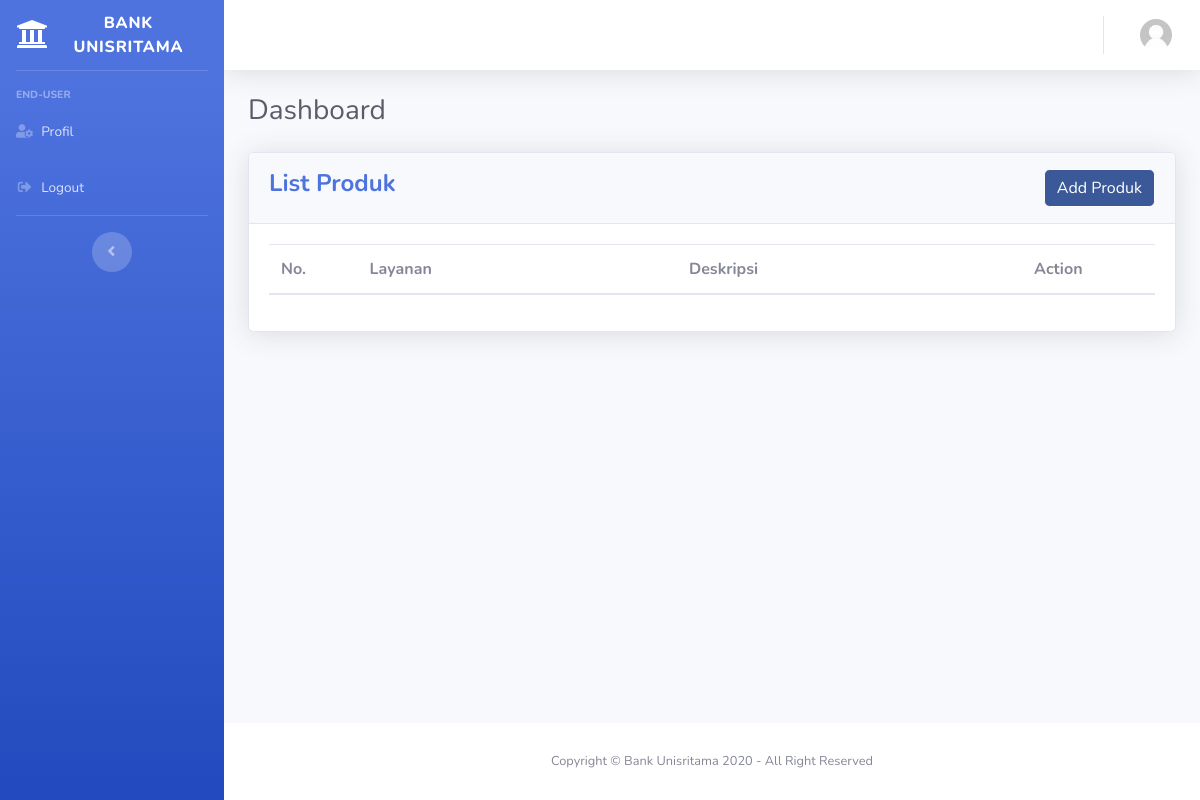
/index.php/admin/layanan, run on an earlier commit of the app's database.
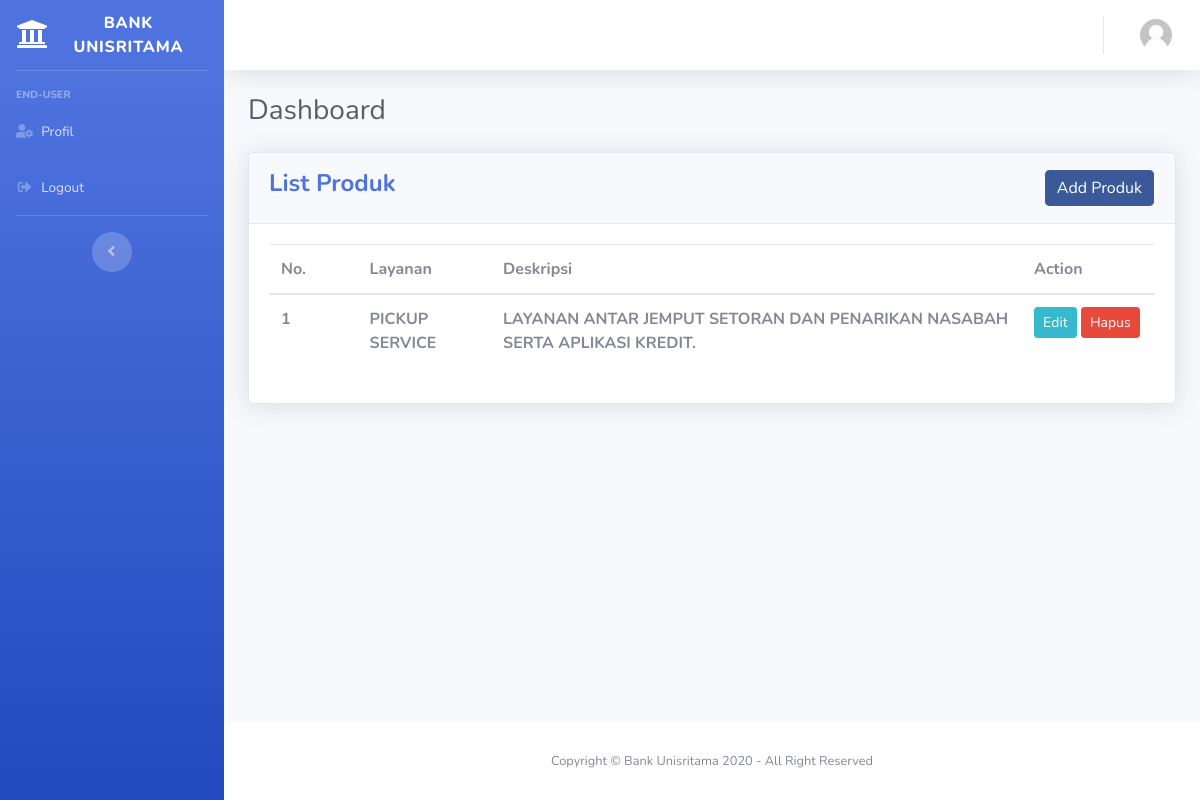
And on a later commit of the database.
### tables this page shows
CREATE TABLE IF NOT EXISTS `layanan` (
  `id_layanan` varchar(64) NOT NULL,
  `layanan` varchar(64) NOT NULL,
  `deskripsi` varchar(255) NOT NULL,
  PRIMARY KEY (`id_layanan`)
);

### application/controllers/admin/Layanan.php (called while the page is built, shortened)
<?php
class Layanan extends CI_Controller
{
    public function __construct()
    {
        $this->load->model('Layanan_model', 'layanan');
    }
    public function index()
    {
        $data['title'] = 'Produk';
        $data['heading'] = 'Dashboard';
        $data['user'] = $this->db->get_where('user', ['name' => $this->session->userdata('name')])->row_array();
        $data['judul'] = 'BPR Unisritama - Administrator';
        $data['data'] = $this->layanan->getAll();
        $this->load->view('template/admin_header', $data);
        $this->load->view('admin/Layanan');
        $this->load->view('template/admin_footer');
    }
}

### index.php (called while the page is built, shortened)
<?php
require_once BASEPATH.'core/CodeIgniter.php';

### application/models/Layanan_model.php (called while the page is built, shortened)
<?php
class Layanan_model extends CI_Model
{
    private $_table = 'layanan';
    public function getAll()
    {
        return $this->db->get($this->_table)->result();
    }
}

### application/views/admin/layanan.php (the view, shortened to what this page needs)
<div class="container-fluid">
    <h1 class="h3 mb-4 text-gray-800"><?= $heading; ?></h1>
    <div class="row">
        <div class="col-lg">
            <div class="card shadow mb-4">
                <div class="card-header py-3">
                    <div class="row">
                        <div class="col-8">
                            <h4 class="font-weight-bold text-primary">List Produk</h4>
                        </div>
                        <div class="col-4"><a href="<?= base_url('admin/add_layanan'); ?>" class="btn btn-facebook float-right">Add Produk</a></div>
                    </div>
                </div>
                <div class="card-body">
                    <div class="table-responsive-md">
                        <table class="table table-hover" id="dataTable" width="100%" cellspacing="0">
                            <thead>
                                <tr>
                                    <th width="10%">No.</th>
                                    <th>Layanan</th>
                                    <th>Deskripsi</th>
                                    <th width="15%">Action</th>
                                </tr>
                            </thead>
                            <tbody>
                                <?php $no = 1;
                                foreach ($data as $row) : ?>
                                    <tr>
                                        <th><?= $no++; ?>
                                        <th><?= htmlspecialchars(strtoupper($row->layanan)); ?></th>
                                        <th><?= html_entity_decode(strtoupper($row->deskripsi)); ?></th>
                                        <th width><a href="<?php echo $row->id_layanan; ?>" class="btn btn-sm btn-info float-center" data-target="#edit<?php echo $row->id_layanan; ?>" data-toggle="modal">Edit</a>
                                            <a href="<?php echo $row->id_layanan; ?>" class="btn btn-sm btn-danger float-center" data-target="#hapus<?php echo $row->id_layanan; ?>" data-toggle="modal">Hapus</a></th>
                                    </tr>
                                <?php endforeach; ?>
                            </tbody>
                        </table>
                    </div>
                </div>
            </div>
        </div>
    </div>
</div>

What changed in the data, as far as the page shows it:
added layanan: layanan "PICKUP SERVICE", deskripsi "LAYANAN ANTAR JEMPUT SETORAN DAN PENARIKAN NASABAH SERTA APLIKASI KREDIT."
